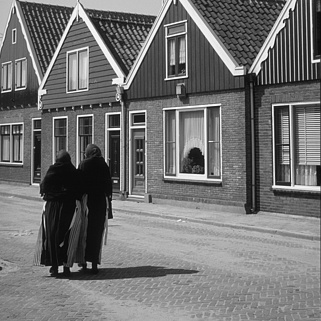
%> input picture LAB_2/M-Files/i235.png, 321 x 321 px
$ octave --eval "trasnformation(imread('i235.png'));"   (GNU Octave 9; MATLAB toolbox functions it lacks are replaced by stand-ins)
%> lines starting %> are read from the running program, lines starting %| are printed output that depends on the picture
function trasnformation(I)
F = fft2(double(I));
F = abs(F); % Get the magnitude
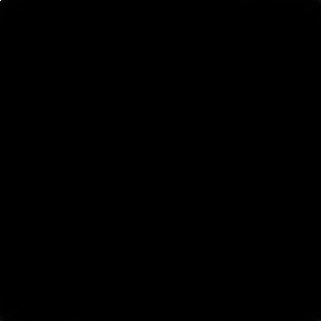
%> F: size 321x321 double; min 17.7, max 11824427, mean 7352.4; drawn with min black and max white
F = log(F+1); % Use log, for perceptual scaling, and +1 since log(0) is undefined
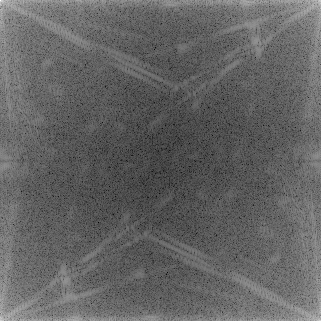
%> F: size 321x321 double; min 2.93, max 16.29, mean 8.17; drawn with min black and max white
F = mat2gray(F); % Use mat2gray to scale the image between 0 and 1
%> `trasnformation(imread('i235.png'));`:
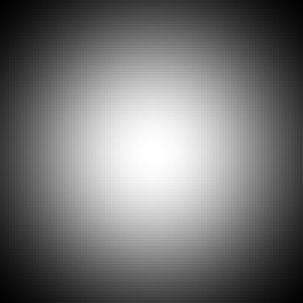
%> displayed picture: size 101x101x3, on the screen's scale of 0 to 255 (shown 3 times larger); min 0, max 255, mean 116

R=20;
N=101;
X=0:(N-1);
[X Y]=meshgrid(X,X)
Cx=0.5*N;
Cy=Cx;
Lo=exp(-((X-Cx).^2+(Y-Cy).^2)./(2*R).^2);
Lo = abs(Lo);% Get the magnitude
Lo = log(Lo+1);
Lo = mat2gray(Lo); % Use log, for perceptual scaling, and +1 since log(0) is undefined
% Use mat2gray to scale the image between 0 and 1

figure, imagesc(F),colormap gray % Display the result
figure ,imagesc(Lo),colormap gray % Display the result
end

$ run again, on LAB_2/M-Files/panda.png
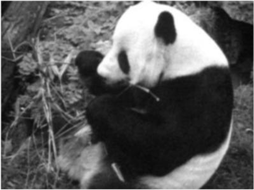
%> input picture LAB_2/M-Files/panda.png, 254 x 190 px
%> in trasnformation, `F = log(F+1);`:
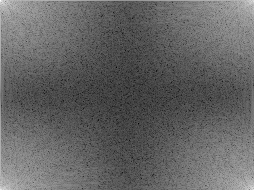
%> F: size 190x254x3 double; min 0.47, max 15.28, mean 6.34; drawn with min black and max white
